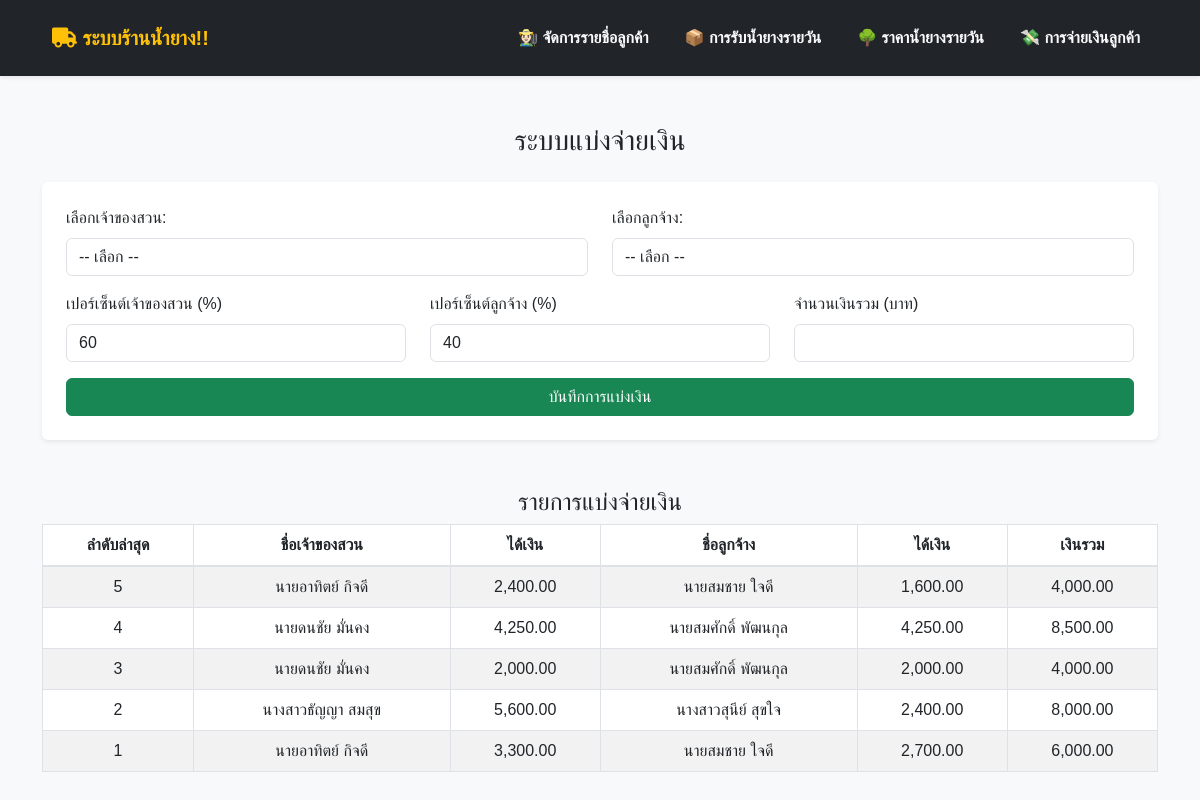
Page /views/payment.php on the committed database.
### tables this page shows
CREATE TABLE `payment` (
  `payment_id` int(11) NOT NULL,
  `c_id` int(11) DEFAULT NULL,
  `em_id` int(11) DEFAULT NULL,
  `total_amount` decimal(10,2) DEFAULT NULL,
  `employer_share` decimal(10,2) DEFAULT NULL,
  `employee_share` decimal(10,2) DEFAULT NULL
);

CREATE TABLE `customer` (
  `c_id` int(11) NOT NULL,
  `c_add` text NOT NULL,
  `c_tel` varchar(10) NOT NULL,
  `c_name` varchar(50) NOT NULL,
  `em_id` int(10) NOT NULL
);

CREATE TABLE `employee` (
  `em_id` int(10) NOT NULL,
  `em_name` varchar(50) NOT NULL,
  `em_add` text NOT NULL,
  `em_tel` int(10) NOT NULL
);

### views/payment.php (the view, shortened to what this page needs)
<?php
include('../config/condb.php');
include('../components/menu.php');
?>
<!DOCTYPE html>
<html>
<head>
    <link rel="stylesheet" href="https://stackpath.bootstrapcdn.com/bootstrap/4.5.2/css/bootstrap.min.css">
    <link rel="stylesheet" href="https://cdn.jsdelivr.net/npm/bootstrap@5.3.0/dist/css/bootstrap.min.css">
    <link rel="stylesheet" href="https://cdnjs.cloudflare.com/ajax/libs/font-awesome/6.4.2/css/all.min.css">
</head>
<body class="bg-light">
<div class="container mt-5">
    <h3 class="text-center mb-4">ระบบแบ่งจ่ายเงิน</h3>
    <form method="POST" class="bg-white p-4 shadow-sm rounded">
        <div class="row mb-3">
            <div class="col">
                <label>เลือกเจ้าของสวน:</label>
                <select name="c_id" class="form-control" required>
                    <option value="">-- เลือก --</option>
                </select>
            </div>
            <div class="col">
                <label>เลือกลูกจ้าง:</label>
                <select name="em_id" class="form-control" required>
                    <option value="">-- เลือก --</option>
                </select>
            </div>
        </div>
        <div class="row mb-3">
            <div class="col">
                <label>เปอร์เซ็นต์เจ้าของสวน (%)</label>
                <input type="number" name="percent_employer" class="form-control" value="60" required>
            </div>
            <div class="col">
                <label>เปอร์เซ็นต์ลูกจ้าง (%)</label>
                <input type="number" name="percent_employee" class="form-control" value="40" required>
            </div>
            <div class="col">
                <label>จำนวนเงินรวม (บาท)</label>
                <input type="number" name="total_amount" class="form-control" step="0.01" required>
            </div>
        </div>
        <button type="submit" name="submit" class="btn btn-success btn-block">บันทึกการแบ่งเงิน</button>
    </form>
    <div class="mt-5">
        <h4 class="text-center">รายการแบ่งจ่ายเงิน</h4>
        <table class="table table-bordered table-striped">
            <thead>
                <tr>
                    <th>ลำดับล่าสุด</th>
                    <th>ชื่อเจ้าของสวน</th>
                    <th>ได้เงิน </th>
                    <th>ชื่อลูกจ้าง</th>
                    <th>ได้เงิน </th>
                    <th>เงินรวม</th>
                </tr>
            </thead>
            <tbody>
                <?php
                $sql = "SELECT p.*, c.c_name, e.em_name
                        FROM payment p
                        JOIN customer c ON p.c_id = c.c_id
                        JOIN employee e ON p.em_id = e.em_id
                        ORDER BY p.payment_id DESC";
                $res = mysqli_query($con, $sql);
                while ($row = mysqli_fetch_assoc($res)) {
                    echo "<tr>
                        <td>{$row['payment_id']}</td>
                        <td>{$row['c_name']}</td>
                        <td>" . number_format($row['employer_share'], 2) . "</td>
                        <td>{$row['em_name']}</td>
                        <td>" . number_format($row['employee_share'], 2) . "</td>
                        <td>" . number_format($row['total_amount'], 2) . "</td>
                    </tr>";
                }
                ?>
            </tbody>
        </table>
    </div>
</div>
</body>
</html>

### components/menu.php (style rules this page uses)
body { margin-top: 80px; }

### views/payment.php (style rules this page uses)
body { font-family: Arial, sans-serif; background-color: #f4f4f4; }
.table th, .table td { text-align: center; }

### rows in the picture
payment: payment_id "5", c.c_name "นายอาทิตย์ กิจดี", employer_share "2,400.00", em.em_name "นายสมชาย ใจดี", employee_share "1,600.00", total_amount "4,000.00"
payment: payment_id "4", c.c_name "นายดนชัย มั่นคง", employer_share "4,250.00", em.em_name "นายสมศักดิ์ พัฒนกุล", employee_share "4,250.00", total_amount "8,500.00"
payment: payment_id "3", c.c_name "นายดนชัย มั่นคง", employer_share "2,000.00", em.em_name "นายสมศักดิ์ พัฒนกุล", employee_share "2,000.00", total_amount "4,000.00"
payment: payment_id "2", c.c_name "นางสาวธัญญา สมสุข", employer_share "5,600.00", em.em_name "นางสาวสุนีย์ สุขใจ", employee_share "2,400.00", total_amount "8,000.00"
payment: payment_id "1", c.c_name "นายอาทิตย์ กิจดี", employer_share "3,300.00", em.em_name "นายสมชาย ใจดี", employee_share "2,700.00", total_amount "6,000.00"
